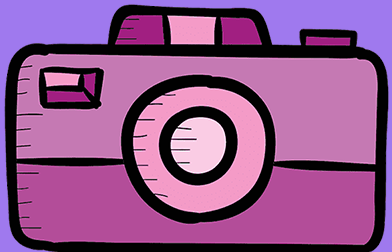
#> input picture cem.png, 392 x 252 px
$ python -i camera.py   (imports and definitions only)   (older library calls are emulated)
#> lines starting #> are read from the running program, lines starting #| are printed output that depends on the picture; after the words box and inside, x2 and y2 are one past the last pixel; in counts of white or black regions, pixels touching at a corner belong together
#> further down, picture is the input picture: shape (252, 392, 3); mean B, G, R 139.1, 84.8, 143.3
import tkinter as tk
from tkinter import *
from tkinter import filedialog
from PIL import Image,ImageTk
import cv2
import pickle as pc
import playsound
import os

# [1 line not run here, left out]

import numpy as np
import matplotlib.pyplot as plt
import matplotlib.image as mpimg
import matplotlib.pyplot as plt
import matplotlib.image as mpimg
import cv2
from numpy.lib.function_base import angle, average
from skimage.feature import greycomatrix, greycoprops
import math
from scipy import stats

# [4 lines not run here, left out]
w = 400
h = 300

color = "#9F79EE"
# [1 line that did not run here, left out]
# [1 line that did not run here, left out]
#Load an image in the script
# [2 lines not run here, left out]
# [1 line that did not run here, left out]
# [1 line that did not run here, left out]

#Resize the Image using resize method
# [1 line that did not run here, left out]
# [1 line that did not run here, left out]

# [1 line that did not run here, left out]
# [2 lines not run here, left out]


def Save(im):
    # file = filedialog.asksaveasfilename(filetypes=[("PNG", ".png")])
    img = im.copy()
    imgs_test=[]

    img = cv2.resize(img, (500, 500))
    gray = cv2.cvtColor(img, cv2.COLOR_BGR2GRAY)

    blurred = cv2.GaussianBlur(gray, (15, 15), 0)
    cany = cv2.Canny(blurred, 0, 100)
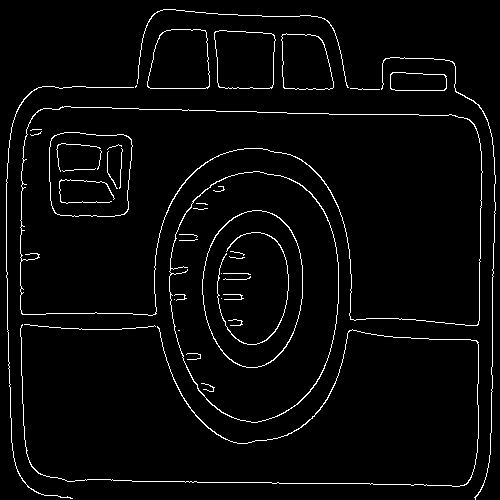
#> cany: shape (500, 500); 3.2% white in thin lines or dots

    b, g, r = cv2.split(img)
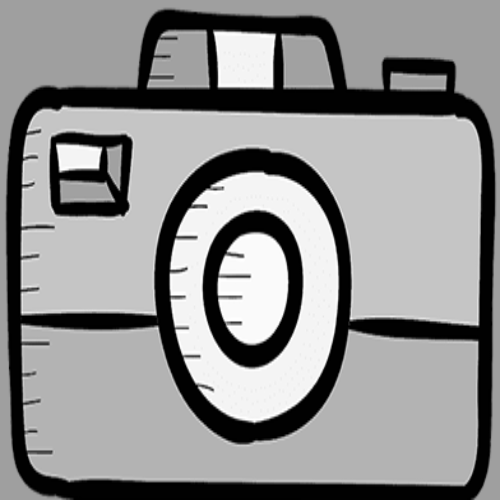
#> r: shape (500, 500); min 0, max 255, mean 143.3
    rgba = [b,g,r,cany]

    dst = cv2.merge(rgba, 4)

    contours, hierarchy = cv2.findContours(cany, cv2.RETR_TREE, cv2.CHAIN_APPROX_SIMPLE)
#> contours = 51 contours, 31 with area under 20; largest, box (x1, y1, x2, y2) and area: (20, 106, 483, 326) 65806, (20, 106, 483, 326) 65690, (169, 171, 339, 423) 33972, (169, 171, 339, 423) 33825, (202, 210, 303, 368) 12482

    select = max(contours, key=cv2.contourArea)
#> select = contour of 356 points, box (x1, y1, x2, y2) (20, 106, 483, 326), area 65806
    x, y, w, h = cv2.boundingRect(select)
#> x = 20; y = 106; w = 463; h = 220

    png = dst[y:y+h, x:x+w]
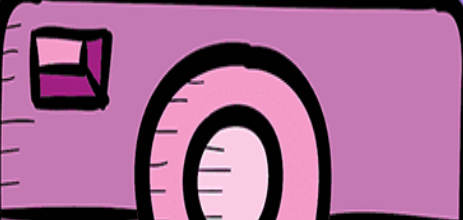
#> png: shape (220, 463, 4); mean of channels 0, 1, 2, 3 145.3, 103, 162.9, 9.4; drawn as B, G, R

    png_gray = cv2.cvtColor(png, cv2.COLOR_BGR2GRAY)
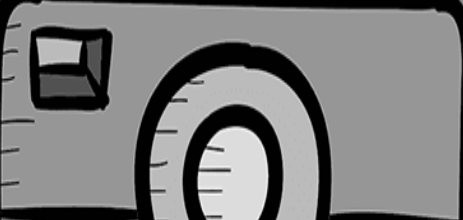
#> png_gray: shape (220, 463); min 0, max 249, mean 125.6
    ret, mg = cv2.threshold(png_gray, 60, 255, cv2.THRESH_BINARY_INV)
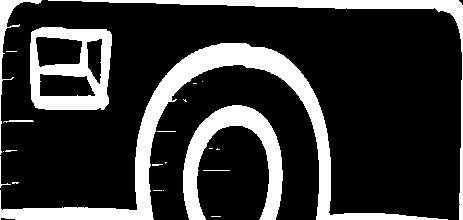
#> mg: shape (220, 463); 21% white; 23 white regions (15 under 20 px), largest, box (x1, y1, x2, y2) and area: (0, 43, 448, 220) 9454, (183, 105, 283, 220) 4051, (30, 27, 112, 110) 3762


    # fitur metric
    height1=img.shape[0]
#> height1 = 500
    width1=img.shape[1]
#> width1 = 500
    height2=png.shape[0]
#> height2 = 220
    width2=png.shape[1]
#> width2 = 463

    blurred = cv2.GaussianBlur(gray, (15, 15), 0)
    edge = cv2.Canny(blurred, 0, 100)

    k=0
    keliling = 0
    while k < height1:
        j=0
        while j < width1:
            if edge[k][j] == 255:
                keliling += 1
            j += 1
        k += 1
#> after the loop, k = 500; keliling = 8014

    k = 0
    luas = 0
    while k < height2:
        j = 0
        while j < width2:
            if mg[k][j] == 0:
                luas += 1
            j += 1
        k += 1
#> after the loop, k = 220; luas = 80504

    metric = (4*math.pi*luas)/(keliling*keliling)
#> metric = 0.0158
    shape_props = [metric]
#> shape_props = [0.0158]
    for item in shape_props:
        imgs_test.append(item)
#> after the loop, imgs_test = [0.0158]

    # fitur warna

    R = png[:, :, 0]
    G = png[:, :, 1]
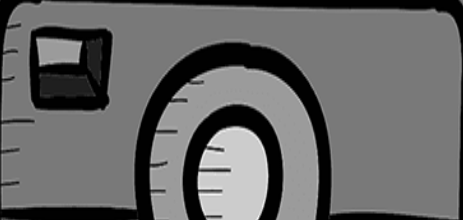
#> G: shape (220, 463); min 0, max 247, mean 103
    B = png[:, :, 2]
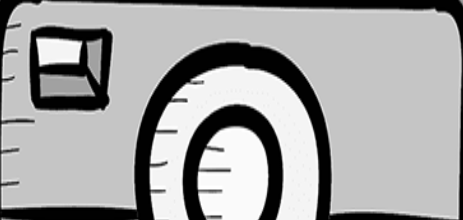
#> B: shape (220, 463); min 0, max 255, mean 162.9

    mean_r = np.mean(R)
#> mean_r = 145.3
    mean_g = np.mean(G)
#> mean_g = 103
    mean_b = np.mean(B)
#> mean_b = 162.9

    color_props = [mean_r,mean_g, mean_b]
#> color_props = [145.3, 103, 162.9]

    for item in color_props:
        imgs_test.append(item)
#> this loop made 3 passes
#> item on passes 1 to 3: 145.3, 103, 162.9
#> after the loop, imgs_test = [0.0158, 145.3, 103, 162.9]

#> (the run stopped early here; a loop or call above may not have finished)
